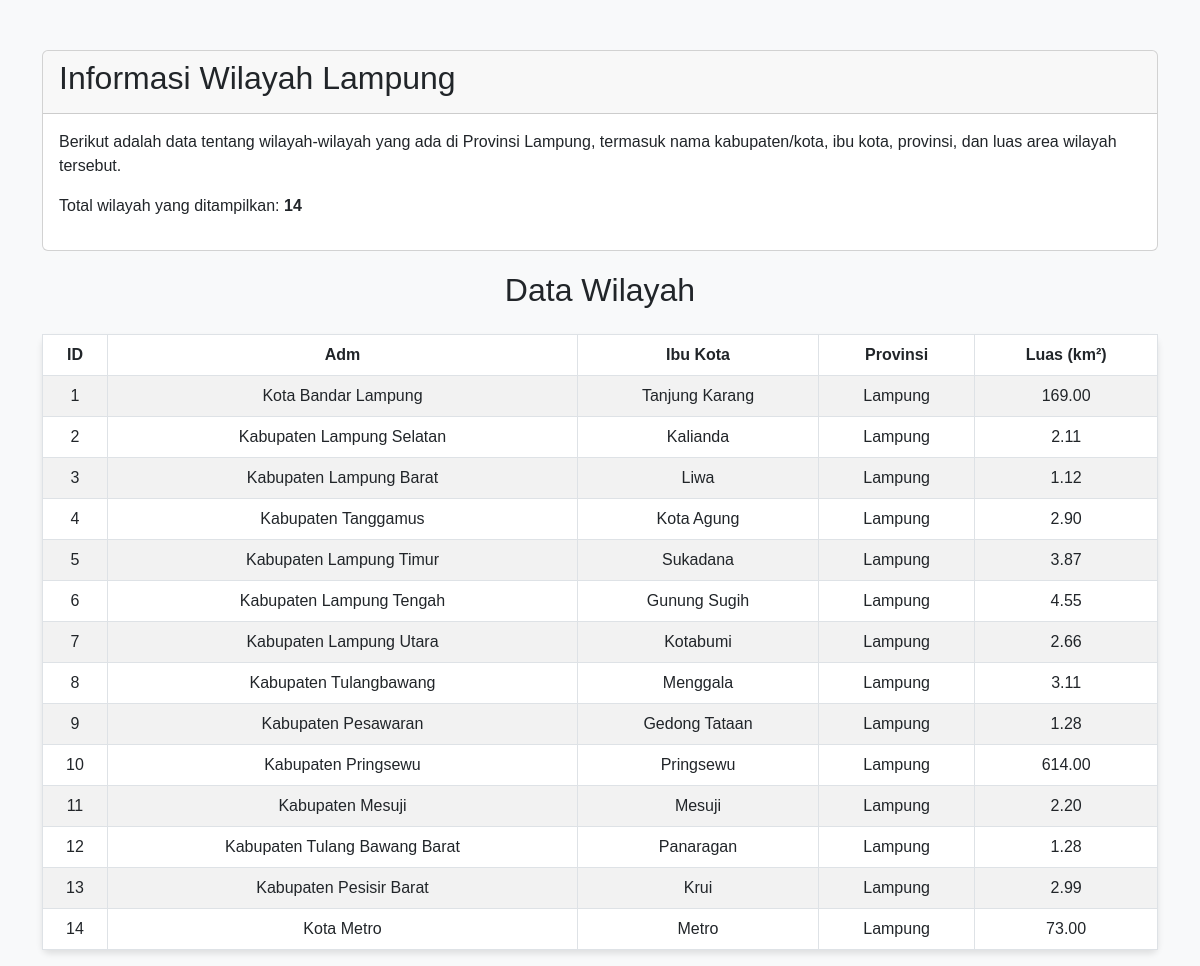
The page / on the database its author committed.
### tables this page shows
CREATE TABLE `tb_luaswilayah` (
  `id` int(50) NOT NULL,
  `adm` varchar(50) NOT NULL,
  `ibu_kota` varchar(50) NOT NULL,
  `provinsi` varchar(50) NOT NULL,
  `luas` double NOT NULL
);

### application/controllers/Welcome.php (called while the page is built, shortened)
<?php
class Welcome extends CI_Controller {
    public function __construct()
    {
        $this->load->model('Provinsi_model');
    }
    public function index()
    {
        $data['luaswilayah'] = $this->Provinsi_model->get_all_data();
        $this->load->view('welcome_message', $data);
    }
}

### index.php (called while the page is built, shortened)
<?php
require_once BASEPATH.'core/CodeIgniter.php';

### application/models/Provinsi_model.php (called while the page is built, shortened)
<?php
class Provinsi_model extends CI_Model {
    public function get_all_data()
    {
        $query = $this->db->get('tb_luaswilayah');
        return $query->result();
    }
}

### application/views/welcome_message.php (the view, shortened to what this page needs)
?><!DOCTYPE html>
<html lang="en">
<head>
    <link href="https://cdn.jsdelivr.net/npm/bootstrap@5.3.0-alpha1/dist/css/bootstrap.min.css" rel="stylesheet">
</head>
<body>
<div class="container">
    <div class="card">
        <div class="card-header">
            <h2>Informasi Wilayah Lampung</h2>
        </div>
        <div class="card-body">
            <p>Berikut adalah data tentang wilayah-wilayah yang ada di Provinsi Lampung, termasuk nama kabupaten/kota, ibu kota, provinsi, dan luas area wilayah tersebut.</p>
            <p>Total wilayah yang ditampilkan: <strong><?= count($luaswilayah); ?></strong></p>
        </div>
    </div>
    <h2 class="text-center mb-4">Data Wilayah</h2>
    <table class="table table-bordered table-striped">
        <thead>
            <tr>
                <th>ID</th>
                <th>Adm</th>
                <th>Ibu Kota</th>
                <th>Provinsi</th>
                <th>Luas (km²)</th>
            </tr>
        </thead>
        <tbody>
            <?php foreach ($luaswilayah as $row): ?>
            <tr>
                <td><?= $row->id ?></td>
                <td><?= $row->adm ?></td>
                <td><?= $row->ibu_kota ?></td>
                <td><?= $row->provinsi ?></td>
                <td><?= number_format($row->luas, 2) ?></td>
            </tr>
            <?php endforeach; ?>
        </tbody>
    </table>
</div>
</body>
</html>

### application/views/welcome_message.php (style rules this page uses)
body { background-color: #f8f9fa; font-family: Arial, sans-serif; }
.container { margin-top: 50px; }
.table th, .table td { text-align: center; vertical-align: middle; }
.table { border-radius: 8px; box-shadow: 0 4px 6px rgba(0, 0, 0, 0.1); }
.table thead { background-color: #007bff; color: white; }
.card { margin-bottom: 20px; }

### rows shown on the page
tb_luaswilayah: id "1", adm "Kota Bandar Lampung", ibu_kota "Tanjung Karang", provinsi "Lampung", luas "169.00"
tb_luaswilayah: id "2", adm "Kabupaten Lampung Selatan", ibu_kota "Kalianda", provinsi "Lampung", luas "2.11"
tb_luaswilayah: id "3", adm "Kabupaten Lampung Barat", ibu_kota "Liwa", provinsi "Lampung", luas "1.12"
tb_luaswilayah: id "4", adm "Kabupaten Tanggamus", ibu_kota "Kota Agung", provinsi "Lampung", luas "2.90"
tb_luaswilayah: id "5", adm "Kabupaten Lampung Timur", ibu_kota "Sukadana", provinsi "Lampung", luas "3.87"
tb_luaswilayah: id "6", adm "Kabupaten Lampung Tengah", ibu_kota "Gunung Sugih", provinsi "Lampung", luas "4.55"
tb_luaswilayah: id "7", adm "Kabupaten Lampung Utara", ibu_kota "Kotabumi", provinsi "Lampung", luas "2.66"
tb_luaswilayah: id "8", adm "Kabupaten Tulangbawang", ibu_kota "Menggala", provinsi "Lampung", luas "3.11"
tb_luaswilayah: id "9", adm "Kabupaten Pesawaran", ibu_kota "Gedong Tataan", provinsi "Lampung", luas "1.28"
tb_luaswilayah: id "10", adm "Kabupaten Pringsewu", ibu_kota "Pringsewu", provinsi "Lampung", luas "614.00"
tb_luaswilayah: id "11", adm "Kabupaten Mesuji", ibu_kota "Mesuji", provinsi "Lampung", luas "2.20"
tb_luaswilayah: id "12", adm "Kabupaten Tulang Bawang Barat", ibu_kota "Panaragan", provinsi "Lampung", luas "1.28"
tb_luaswilayah: id "13", adm "Kabupaten Pesisir Barat", ibu_kota "Krui", provinsi "Lampung", luas "2.99"
tb_luaswilayah: id "14", adm "Kota Metro", ibu_kota "Metro", provinsi "Lampung", luas "73.00"

### other values the page prints
count($luaswilayah) "14"
